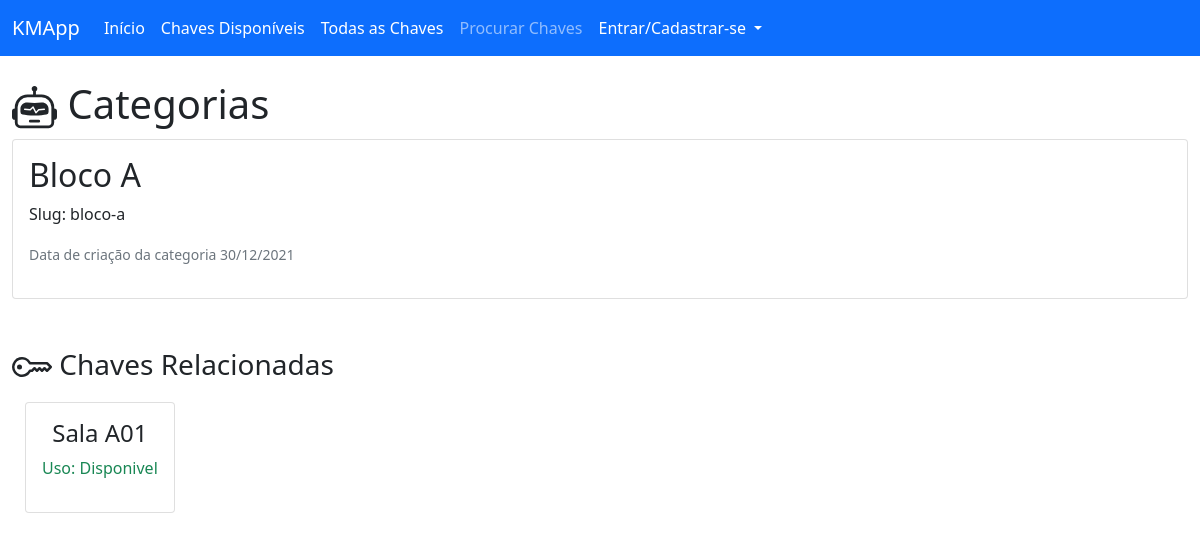
/view/category/bloco-a, run on the app's committed database.
### key_manager/models/category.py (models this page shows, shortened)
class Category(db.Model):
    __tablename__ = 'categories'
    id = db.Column(db.Integer, primary_key=True)
    name = db.Column(db.String(100), unique=False, nullable=False)
    slug = db.Column(db.String(100), unique=True, nullable=False)
    creation_date = db.Column(db.DateTime, nullable=False, default=datetime.utcnow)

### key_manager/models/key.py (models this page shows, shortened)
class Key(db.Model):
    __tablename__ = 'keys'
    id = db.Column(db.Integer, primary_key=True)
    key_category_id = db.Column(db.Integer, db.ForeignKey("categories.id"))
    key_avaliable = db.Column(db.Boolean, default=True)
    name = db.Column(db.String(100), unique=False, nullable=False)
    slug = db.Column(db.String(100), unique=True, nullable=False)
    creation_date = db.Column(db.DateTime, nullable=False, default=datetime.utcnow)

### key_manager/routes/views.py (the view)
@view.route("/category/<category_slug>")
def viewCat(category_slug):
    category = Category.query.filter_by(slug=category_slug).first()
    if category is None:
        flash("Categoria não encontrada", "error_msg")
        return redirect(url_for("index"))
    keys = Key.query.filter_by(key_category_id=category.id).all()
    return render_template("view/categoryDetails.html", category=category, keys=keys, hidden_footer=True, title=category.name)

### key_manager/templates/view/categoryDetails.html (shortened to what this page needs)
{% extends 'base.html' %}
{% block content %}
<div class="mt-4">
    <h1 class="col-auto">
        <span>Categorias</span>
    </h1>
</div>
<div class="card mt-2">
    <div class="card-body">
        <h2>{{ category.name }}</h2>
        <p>Slug: {{ category.slug }}</p>
        <p><small class="text-muted">Data de criação da categoria {{ category.creation_date.strftime("%d/%m/%Y") }}</small><p>
        </div>
    </div>
    <div class="mt-5">
        <h3 class="col-auto">
            <span>Chaves Relacionadas</span>
        </h3>
    </div>
{% for key in keys %}
<a class="btn" href="{{url_for('view.viewKey', key_slug=key.slug)}}">
    <div class="card">
        <div class="card-body">
            <h4>{{ key.name }}</h4>
            {% if key.key_avaliable %}
            <p class="text-success">Uso: Disponivel</p>
            {% else %}
            <p class="text-danger">Uso: Em uso</p>
            {% endif %}
        </div>
    </div>
</a>
{% endfor %}
{% endblock %}

### data on the page
Category: name "Bloco A", slug "bloco-a", creation_date "30/12/2021"
Key: name "Sala A01", key_avaliable "Uso: Disponivel"
